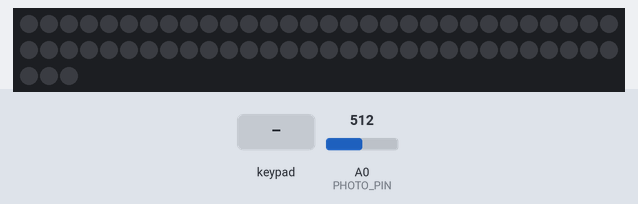
Simulated run of this sketch. Board: Arduino Uno, built with avr-gcc and run on an emulated ATmega328P. Shown: 63 RGB LEDs in strip order, left to right, continuing on the next row. The test bench sets the inputs (shaded band); at power-on: A0 (PHOTO_PIN) = 512. Dim RGB values are drawn brighter than linear.

Above: at 1.2 s.
1.3 s: keypad keys 9 8 7 6 A pressed 0.4 s apart
At 1.5 s:
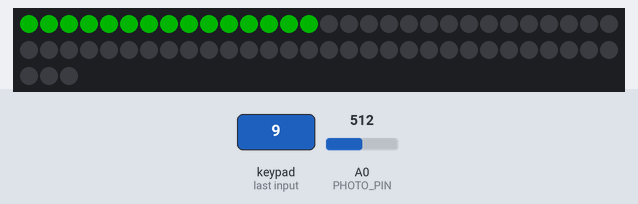
4.8 s: key '1' pressed
6.3 s: key '2' pressed
At 7.4 s:
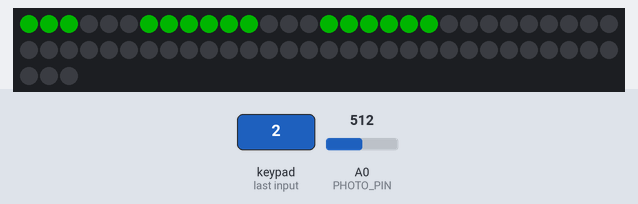
7.8 s: keypad keys 1 3 1 2 1 1 1 0 pressed 0.4 s apart
At 9.9 s:
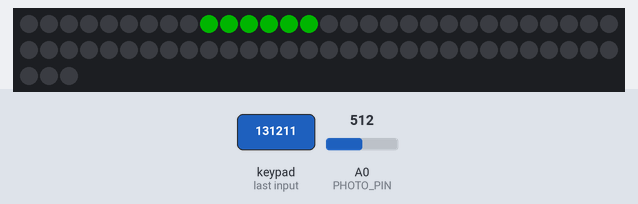
12.5 s: key 'A' pressed
14.0 s: key '3' pressed
Timing chart, 0 to 16.5 s (numbered marks = the images above; inputs shaded):
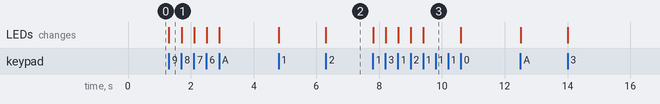

The sketch:

CODICE_05_BLU.ino
```cpp
#include <Keypad.h>
#include <FastLED.h>
#define NUM_LEDS 63
#define DATA_PIN 4
#define PHOTO_PIN A0   // Pin analogico per il fotoresistore

CRGB leds[NUM_LEDS];
const int righe = 4;
const int colonne = 4;
char keys[righe][colonne] = {
  { '1', '2', '3', 'A' },
  { '4', '5', '6', 'B' },
  { '7', '8', '9', '4' },
  { '*', '0', '#', 'D' },
};
byte colpin[colonne] = { 9, 8, 7, 6 };
byte rigpin[righe] = { 13, 12, 11, 10 };


Keypad keypad = Keypad(makeKeymap(keys), rigpin, colpin, righe, colonne);

void setup() {
  FastLED.addLeds<WS2811, DATA_PIN, GRB>(leds, NUM_LEDS);
  FastLED.setBrightness(255); // Imposta la luminosità massima iniziale

}

void loop() {
  int photoValue = analogRead(PHOTO_PIN);
  int brightness = map(photoValue, 0, 1023, 0, 255);
  FastLED.setBrightness(brightness);
char key = keypad.getKey();   //  Leggi la pressione del tasto sul keypad


  if (key == '1') {
   leds[0] = CRGB::Black;
   leds[1] = CRGB::Black;
   leds[2] = CRGB::Black;
   leds[3] = CRGB::Black;
   leds[4] = CRGB::Black;
   leds[5] = CRGB::Black;
   leds[6] = CRGB::Black;
   leds[7] = CRGB::Black;
   leds[8] = CRGB::Black;
   leds[9] = CRGB::Green;
   leds[10] = CRGB::Green;
   leds[11] = CRGB::Green;
   leds[12] = CRGB::Green;
   leds[13] = CRGB::Green;
   leds[14] = CRGB::Green;
   leds[15] = CRGB::Black;
   leds[16] = CRGB::Black;
   leds[17] = CRGB::Black;
   leds[18] = CRGB::Black;
   leds[19] = CRGB::Black;
   leds[20] = CRGB::Black;
   FastLED.show();
  }
  if (key == '2') {
  leds[0] = CRGB::Green;
  leds[1] = CRGB::Green;
  leds[2] = CRGB::Green;
  leds[3] = CRGB::Black;
  leds[4] = CRGB::Black;
  leds[5] = CRGB::Black;
  leds[6] = CRGB::Green;
  leds[7] = CRGB::Green;
  leds[8] = CRGB::Green;
  leds[9] = CRGB::Green;
  leds[10] = CRGB::Green;
  leds[11] = CRGB::Green;
  leds[12] = CRGB::Black;
  leds[13] = CRGB::Black;
  leds[14] = CRGB::Black;
  leds[15] = CRGB::Green;
  leds[16] = CRGB::Green;
  leds[17] = CRGB::Green;
  leds[18] = CRGB::Green;
  leds[19] = CRGB::Green;
  leds[20] = CRGB::Green;

  FastLED.show();
  }
  if (key == '3') {
  leds[0] = CRGB::Green;
  leds[1] = CRGB::Green;
  leds[2] = CRGB::Green;
  leds[3] = CRGB::Black;
  leds[4] = CRGB::Black;
  leds[5] = CRGB::Black;
  leds[6] = CRGB::Green;
  leds[7] = CRGB::Green;
  leds[8] = CRGB::Green;
  leds[9] = CRGB::Green;
  leds[10] = CRGB::Green;
  leds[11] = CRGB::Green;
  leds[12] = CRGB::Green;
  leds[13] = CRGB::Green;
  leds[14] = CRGB::Green;
  leds[15] = CRGB::Green;
  leds[16] = CRGB::Green;
  leds[17] = CRGB::Green;
  leds[18] = CRGB::Black;
  leds[19] = CRGB::Black;
  leds[20] = CRGB::Black;
  FastLED.show();
  }
  if (key == '4') {
  leds[0] = CRGB::Green;
  leds[1] = CRGB::Green;
  leds[2] = CRGB::Green;
  leds[3] = CRGB::Green;
  leds[4] = CRGB::Green;
  leds[5] = CRGB::Green;
  leds[6] = CRGB::Black;
  leds[7] = CRGB::Black;
  leds[8] = CRGB::Black;
  leds[9] = CRGB::Green;
  leds[10] = CRGB::Green;
  leds[11] = CRGB::Green;
  leds[12] = CRGB::Green;
  leds[13] = CRGB::Green;
  leds[14] = CRGB::Green;
  leds[15] = CRGB::Black;
  leds[16] = CRGB::Black;
  leds[17] = CRGB::Black;
  leds[18] = CRGB::Black;
  leds[19] = CRGB::Black;
  leds[20] = CRGB::Black;
  FastLED.show();
  }
  if (key == '5') {
  leds[0] = CRGB::Green;
  leds[1] = CRGB::Green;
  leds[2] = CRGB::Green;
  leds[3] = CRGB::Green;
  leds[4] = CRGB::Green;
  leds[5] = CRGB::Green;
  leds[6] = CRGB::Green;
  leds[7] = CRGB::Green;
  leds[8] = CRGB::Green;
  leds[9] = CRGB::Black;
  leds[10] = CRGB::Black;
  leds[11] = CRGB::Black;
  leds[12] = CRGB::Green;
  leds[13] = CRGB::Green;
  leds[14] = CRGB::Green;
  leds[15] = CRGB::Green;
  leds[16] = CRGB::Green;
  leds[17] = CRGB::Green;
  leds[18] = CRGB::Black;
  leds[19] = CRGB::Black;
  leds[20] = CRGB::Black;
  FastLED.show();
  }
  if (key == '6') {
  leds[0] = CRGB::Green;
  leds[1] = CRGB::Green;
  leds[2] = CRGB::Green;
  leds[3] = CRGB::Green;
  leds[4] = CRGB::Green;
  leds[5] = CRGB::Green;
  leds[6] = CRGB::Green;
  leds[7] = CRGB::Green;
  leds[8] = CRGB::Green;
  leds[9] = CRGB::Black;
  leds[10] = CRGB::Black;
  leds[11] = CRGB::Black;
  leds[12] = CRGB::Green;
  leds[13] = CRGB::Green;
  leds[14] = CRGB::Green;
  leds[15] = CRGB::Green;
  leds[16] = CRGB::Green;
  leds[17] = CRGB::Green;
  leds[18] = CRGB::Green;
  leds[19] = CRGB::Green;
  leds[20] = CRGB::Green;
  FastLED.show();
  }
  if (key == '7') {
  leds[0] = CRGB::Black;
  leds[1] = CRGB::Black;
  leds[2] = CRGB::Black;
  leds[3] = CRGB::Black;
  leds[4] = CRGB::Black;
  leds[5] = CRGB::Black;
  leds[6] = CRGB::Green;
  leds[7] = CRGB::Green;
  leds[8] = CRGB::Green;
  leds[9] = CRGB::Green;
  leds[10] = CRGB::Green;
  leds[11] = CRGB::Green;
  leds[12] = CRGB::Green;
  leds[13] = CRGB::Green;
  leds[14] = CRGB::Green;
  leds[15] = CRGB::Black;
  leds[16] = CRGB::Black;
  leds[17] = CRGB::Black;
  leds[18] = CRGB::Black;
  leds[19] = CRGB::Black;
  leds[20] = CRGB::Black;
  FastLED.show();
  }
  if (key == '8') {
  leds[0] = CRGB::Green;
  leds[1] = CRGB::Green;
  leds[2] = CRGB::Green;
  leds[3] = CRGB::Green;
  leds[4] = CRGB::Green;
  leds[5] = CRGB::Green;
  leds[6] = CRGB::Green;
  leds[7] = CRGB::Green;
  leds[8] = CRGB::Green;
  leds[9] = CRGB::Green;
  leds[10] = CRGB::Green;
  leds[11] = CRGB::Green;
  leds[12] = CRGB::Green;
  leds[13] = CRGB::Green;
  leds[14] = CRGB::Green;
  leds[15] = CRGB::Green;
  leds[16] = CRGB::Green;
  leds[17] = CRGB::Green;
  leds[18] = CRGB::Green;
  leds[19] = CRGB::Green;
  leds[20] = CRGB::Green;
  FastLED.show();
  }
  if (key == '9') {
  leds[0] = CRGB::Green;
  leds[1] = CRGB::Green;
  leds[2] = CRGB::Green;
  leds[3] = CRGB::Green;
  leds[4] = CRGB::Green;
  leds[5] = CRGB::Green;
  leds[6] = CRGB::Green;
  leds[7] = CRGB::Green;
  leds[8] = CRGB::Green;
  leds[9] = CRGB::Green;
  leds[10] = CRGB::Green;
  leds[11] = CRGB::Green;
  leds[12] = CRGB::Green;
  leds[13] = CRGB::Green;
  leds[14] = CRGB::Green;
  leds[15] = CRGB::Black;
  leds[16] = CRGB::Black;
  leds[17] = CRGB::Black;
  leds[18] = CRGB::Black;
  leds[19] = CRGB::Black;
  leds[20] = CRGB::Black;
  FastLED.show();
  }
  if (key == '0') {
  leds[0] = CRGB::Black;
  leds[1] = CRGB::Black;
  leds[2] = CRGB::Black;
  leds[3] = CRGB::Green;
  leds[4] = CRGB::Green;
  leds[5] = CRGB::Green;
  leds[6] = CRGB::Green;
  leds[7] = CRGB::Green;
  leds[8] = CRGB::Green;
  leds[9] = CRGB::Green;
  leds[10] = CRGB::Green;
  leds[11] = CRGB::Green;
  leds[12] = CRGB::Green;
  leds[13] = CRGB::Green;
  leds[14] = CRGB::Green;
  leds[15] = CRGB::Green;
  leds[16] = CRGB::Green;
  leds[17] = CRGB::Green;
  leds[18] = CRGB::Green;
  leds[19] = CRGB::Green;
  leds[20] = CRGB::Green;
  FastLED.show();
  }
  if (key == 'A') {
   leds[0] = CRGB::Black;
   leds[1] = CRGB::Black;
   leds[2] = CRGB::Black;
   leds[3] = CRGB::Black;
   leds[4] = CRGB::Black;
   leds[5] = CRGB::Black;
   leds[6] = CRGB::Black;
   leds[7] = CRGB::Black;
   leds[8] = CRGB::Black;
   leds[9] = CRGB::Black;
   leds[10] = CRGB::Black;
   leds[11] = CRGB::Black;
   leds[12] = CRGB::Black;
   leds[13] = CRGB::Black;
   leds[14] = CRGB::Black;
   leds[15] = CRGB::Black;
   leds[16] = CRGB::Black;
   leds[17] = CRGB::Black;
   leds[18] = CRGB::Black;
   leds[19] = CRGB::Black;
   leds[20] = CRGB::Black;
   FastLED.show();
  }
}
```

Measured:
- after the input at 1.3 s, the LEDs: change at once (image 1)
- after the input at 6.3 s, the LEDs: change at once (image 2)
- after the input at 7.8 s, the LEDs: change at once (image 3)
